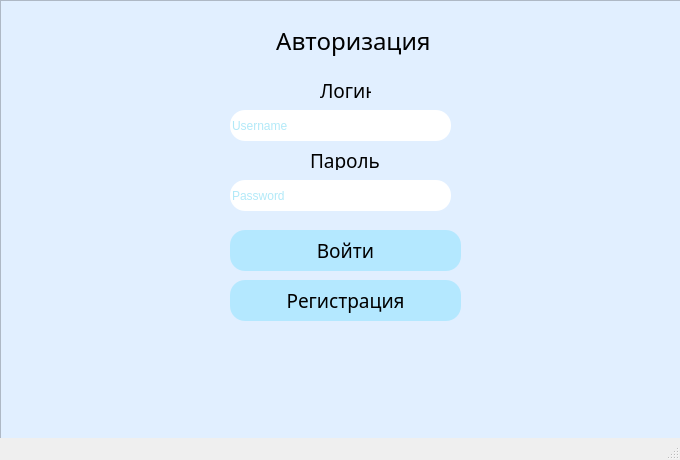
<?xml version="1.0" encoding="UTF-8"?>
<ui version="4.0">
 <class>MainWindow</class>
 <widget class="QMainWindow" name="MainWindow">
  <property name="geometry">
   <rect>
    <x>0</x>
    <y>0</y>
    <width>680</width>
    <height>460</height>
   </rect>
  </property>
  <property name="windowTitle">
   <string>MainWindow</string>
  </property>
  <widget class="QWidget" name="centralwidget">
   <widget class="QPushButton" name="pushButton">
    <property name="geometry">
     <rect>
      <x>230</x>
      <y>230</y>
      <width>231</width>
      <height>41</height>
     </rect>
    </property>
    <property name="font">
     <font>
      <family>Candara</family>
      <pointsize>14</pointsize>
     </font>
    </property>
    <property name="styleSheet">
     <string notr="true">QWidget {
 
	background-color: rgb(180, 232, 255);
}
QPushButton {
border-radius:15px;

}</string>
    </property>
    <property name="text">
     <string>Войти</string>
    </property>
   </widget>
   <widget class="QLineEdit" name="lineEdit">
    <property name="geometry">
     <rect>
      <x>230</x>
      <y>110</y>
      <width>221</width>
      <height>31</height>
     </rect>
    </property>
    <property name="styleSheet">
     <string notr="true">QLineEdit {
border-color: rgb(67, 101, 255);
border-radius:15px;
color:rgb(102, 212, 241);
font: 75 9pt &quot;Candara&quot;;
}
</string>
    </property>
    <property name="text">
     <string/>
    </property>
    <property name="placeholderText">
     <string>Username</string>
    </property>
   </widget>
   <widget class="QLineEdit" name="lineEdit_2">
    <property name="geometry">
     <rect>
      <x>230</x>
      <y>180</y>
      <width>221</width>
      <height>31</height>
     </rect>
    </property>
    <property name="styleSheet">
     <string notr="true">QLineEdit {
border-color: rgb(67, 101, 255);
border-radius:15px;
color:rgb(102, 212, 241);
font: 75 9pt &quot;Candara&quot;;
}</string>
    </property>
    <property name="text">
     <string/>
    </property>
    <property name="echoMode">
     <enum>QLineEdit::Password</enum>
    </property>
    <property name="placeholderText">
     <string>Password</string>
    </property>
   </widget>
   <widget class="QLabel" name="label">
    <property name="geometry">
     <rect>
      <x>320</x>
      <y>80</y>
      <width>51</width>
      <height>21</height>
     </rect>
    </property>
    <property name="font">
     <font>
      <family>Candara</family>
      <pointsize>14</pointsize>
     </font>
    </property>
    <property name="text">
     <string>Логин:</string>
    </property>
   </widget>
   <widget class="QLabel" name="label_2">
    <property name="geometry">
     <rect>
      <x>310</x>
      <y>150</y>
      <width>81</width>
      <height>20</height>
     </rect>
    </property>
    <property name="font">
     <font>
      <family>Candara</family>
      <pointsize>14</pointsize>
      <weight>50</weight>
      <bold>false</bold>
     </font>
    </property>
    <property name="text">
     <string>Пароль</string>
    </property>
   </widget>
   <widget class="QListView" name="listView">
    <property name="geometry">
     <rect>
      <x>0</x>
      <y>0</y>
      <width>681</width>
      <height>441</height>
     </rect>
    </property>
    <property name="styleSheet">
     <string notr="true">background-color: rgb(225, 239, 255);</string>
    </property>
   </widget>
   <widget class="QLabel" name="label_3">
    <property name="geometry">
     <rect>
      <x>390</x>
      <y>310</y>
      <width>101</width>
      <height>101</height>
     </rect>
    </property>
    <property name="text">
     <string/>
    </property>
    <property name="pixmap">
     <pixmap>../../Downloads/hospital-building.png</pixmap>
    </property>
    <property name="scaledContents">
     <bool>true</bool>
    </property>
   </widget>
   <widget class="QLabel" name="label_4">
    <property name="geometry">
     <rect>
      <x>270</x>
      <y>20</y>
      <width>381</width>
      <height>41</height>
     </rect>
    </property>
    <property name="font">
     <font>
      <family>Candara</family>
      <pointsize>18</pointsize>
     </font>
    </property>
    <property name="text">
     <string> Авторизация</string>
    </property>
   </widget>
   <widget class="QLabel" name="label_5">
    <property name="geometry">
     <rect>
      <x>200</x>
      <y>110</y>
      <width>21</width>
      <height>21</height>
     </rect>
    </property>
    <property name="text">
     <string/>
    </property>
    <property name="pixmap">
     <pixmap>../../Downloads/profile (1).png</pixmap>
    </property>
    <property name="scaledContents">
     <bool>true</bool>
    </property>
   </widget>
   <widget class="QLabel" name="label_6">
    <property name="geometry">
     <rect>
      <x>200</x>
      <y>190</y>
      <width>21</width>
      <height>21</height>
     </rect>
    </property>
    <property name="text">
     <string/>
    </property>
    <property name="pixmap">
     <pixmap>../../Downloads/view.png</pixmap>
    </property>
    <property name="scaledContents">
     <bool>true</bool>
    </property>
   </widget>
   <widget class="QPushButton" name="pushButton_2">
    <property name="geometry">
     <rect>
      <x>230</x>
      <y>280</y>
      <width>231</width>
      <height>41</height>
     </rect>
    </property>
    <property name="font">
     <font>
      <family>Candara</family>
      <pointsize>14</pointsize>
     </font>
    </property>
    <property name="styleSheet">
     <string notr="true">QWidget {
 
	background-color: rgb(180, 232, 255);
}
QPushButton {
border-radius:15px;

}</string>
    </property>
    <property name="text">
     <string>Регистрация</string>
    </property>
   </widget>
   <widget class="QLabel" name="label_7">
    <property name="geometry">
     <rect>
      <x>300</x>
      <y>330</y>
      <width>91</width>
      <height>91</height>
     </rect>
    </property>
    <property name="text">
     <string/>
    </property>
    <property name="pixmap">
     <pixmap>hospital-building.png</pixmap>
    </property>
    <property name="scaledContents">
     <bool>true</bool>
    </property>
   </widget>
   <zorder>label_3</zorder>
   <zorder>listView</zorder>
   <zorder>pushButton</zorder>
   <zorder>lineEdit</zorder>
   <zorder>lineEdit_2</zorder>
   <zorder>label</zorder>
   <zorder>label_2</zorder>
   <zorder>label_4</zorder>
   <zorder>label_5</zorder>
   <zorder>label_6</zorder>
   <zorder>pushButton_2</zorder>
   <zorder>label_7</zorder>
  </widget>
  <widget class="QStatusBar" name="statusbar"/>
 </widget>
 <resources/>
 <connections/>
</ui>
